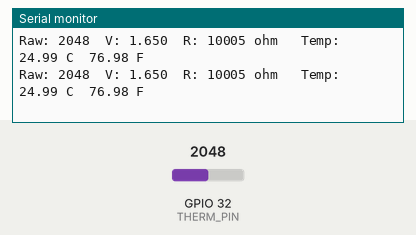
Recording of a sketch running on a simulated ESP32. Shown: the last lines printed to the serial monitor. Inputs (shaded band) come from the test bench; at power-on: GPIO 32 (THERM_PIN) = 2048 (analog values on the 0–4095 scale).

Above: at 2.2 s.
2.3 s: GPIO 32 (THERM_PIN) set to 4095
At 3.2 s:
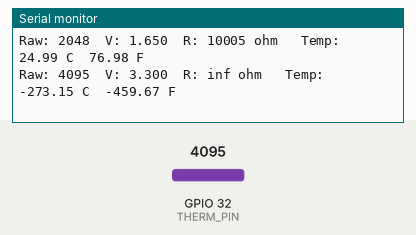
4.7 s: GPIO 32 (THERM_PIN) set to 3603
At 5.3 s:
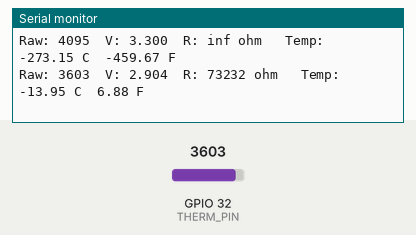

Measured:
- after the input at 2.3 s, the serial monitor: prints a new line after 0.41 s (image 1)
- after the input at 4.7 s, the serial monitor: prints a new line after 0.21 s (image 2)

The sketch:

TEMP.ino
```cpp
const int THERM_PIN = 32;      // ADC1 pin
const float VCC = 3.3;         // ESP32 supply voltage
const float R_FIXED = 10000;   // 10k series resistor

// 10k NTC thermistor constants
const float THERMISTOR_R0 = 10000;        // 10k at 25°C
const float THERMISTOR_T0 = 25 + 273.15;  // 25°C in Kelvin
const float THERMISTOR_BETA = 3950;       // Beta constant

void setup() {
  Serial.begin(115200);
  delay(1000);

  analogReadResolution(12);
  analogSetPinAttenuation(THERM_PIN, ADC_11db);
}

void loop() {
  int samples = 10;
  long sum = 0;
  for (int i = 0; i < samples; i++) {
    sum += analogRead(THERM_PIN);
    delay(5);
  }
  int raw = sum / samples;

  float voltage = (raw / 4095.0) * VCC;

  float rTherm = R_FIXED * (voltage / (VCC - voltage));

  float invT = (1.0 / THERMISTOR_T0) + (1.0 / THERMISTOR_BETA) * log(rTherm / THERMISTOR_R0);
  float tempK = 1.0 / invT;
  float tempC = tempK - 273.15;
  float tempF = tempC * 9.0 / 5.0 + 32.0;

  Serial.print("Raw: "); Serial.print(raw);
  Serial.print("  V: "); Serial.print(voltage, 3);
  Serial.print("  R: "); Serial.print(rTherm, 0);
  Serial.print(" ohm   Temp: ");
  Serial.print(tempC, 2); Serial.print(" C  ");
  Serial.print(tempF, 2); Serial.println(" F");

  delay(500);
}
```
